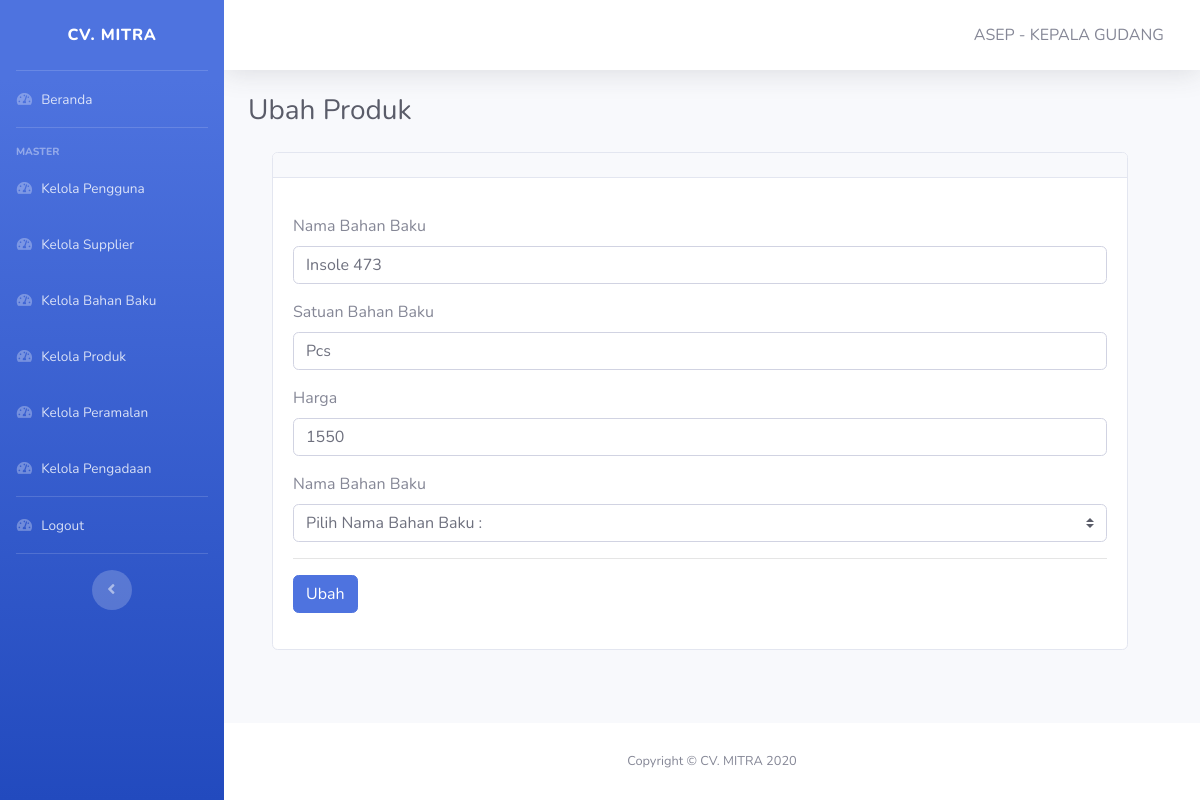
/pages/admin/ubah-produk.php?id=IA07 (signed in), run on the app's committed database.
### tables this page shows
CREATE TABLE IF NOT EXISTS `produk` (
  `id_produk` varchar(10) NOT NULL,
  `nama_produk` varchar(20) NOT NULL,
  `satuan_produk` varchar(10) NOT NULL,
  `harga` int(11) NOT NULL,
  PRIMARY KEY (`id_produk`)
);

### pages/admin/ubah-produk.php (the view, shortened to what this page needs)
<!DOCTYPE html>
<html lang="en">
<head>
    <?php include '../../layout/header.php' ?>
</head>
<body id="page-top">
    <div id="wrapper">
        <?php include '../../layout/sidebar-admin.php' ?>
        <div id="content-wrapper" class="d-flex flex-column">
            <div id="content">
                <?php include '../../layout/topbar.php' ?>
                <div class="container-fluid">
                    <div class="d-sm-flex align-items-center justify-content-between mb-4">
                        <h1 class="h3 mb-0 text-gray-800">Ubah Produk</h1>
                    </div>
                    <div class="container row">
                        <div class="col-12">
                            <div class="card mb-5">
                                <div class="card-header">
                                </div>
                                <div class="card-body">
                                    <?php
                                    include "../../koneksi.php";
                                    $id = $_GET['id'];
                                    $data = mysqli_query($koneksi, "select * from produk where id_produk='$id'");
                                    while ($d = mysqli_fetch_array($data)) {
                                        ?>
                                        <form action="ubah-produk-proses.php" method="post">
                                            <div class="form-group">
                                                <label for="nama_produk">Nama Bahan Baku</label>
                                                <input type="text" name="nama_produk" id="nama_produk" value="<?php echo $d['nama_produk']; ?>" class="form-control" required />
                                            </div>
                                            <div class="form-group">
                                                <label for="satuan_produk">Satuan Bahan Baku</label>
                                                <input type="text" name="satuan_produk" id="satuan_produk" value="<?php echo $d['satuan_produk']; ?>" class="form-control" required />
                                            </div>
                                            <div class="form-group">
                                                <label for="harga">Harga</label>
                                                <input type="text" name="harga" id="harga" value="<?php echo $d['harga']; ?>" class="form-control" required />
                                            </div>
                                            <div class="form-group">
                                                <label for="id_bahanbaku">Nama Bahan Baku</label>
                                                <select name="id_bahanbaku" id="id_bahanbaku" class="custom-select">
                                                    <option selected disabled value="">Pilih Nama Bahan Baku :</option>
                                                </select>
                                            </div>
                                            <hr>
                                            <div class="form-group">
                                                <input type="submit" class="btn btn-primary" value="Ubah" />
                                            </div>
                                        </form>
                                    <?php
                                    }
                                    ?>
                                </div>
                            </div>
                        </div>
                    </div>
                </div>
            </div>
            <?php include '../../layout/footer.php' ?>
        </div>
    </div>
</body>
</html>

### data on the page
produk: nama_produk "Insole 473", satuan_produk "Pcs", harga "1550"

### other printed values
$_SESSION['nama'] "ASEP"
$_SESSION['jabatan'] "KEPALA GUDANG"
